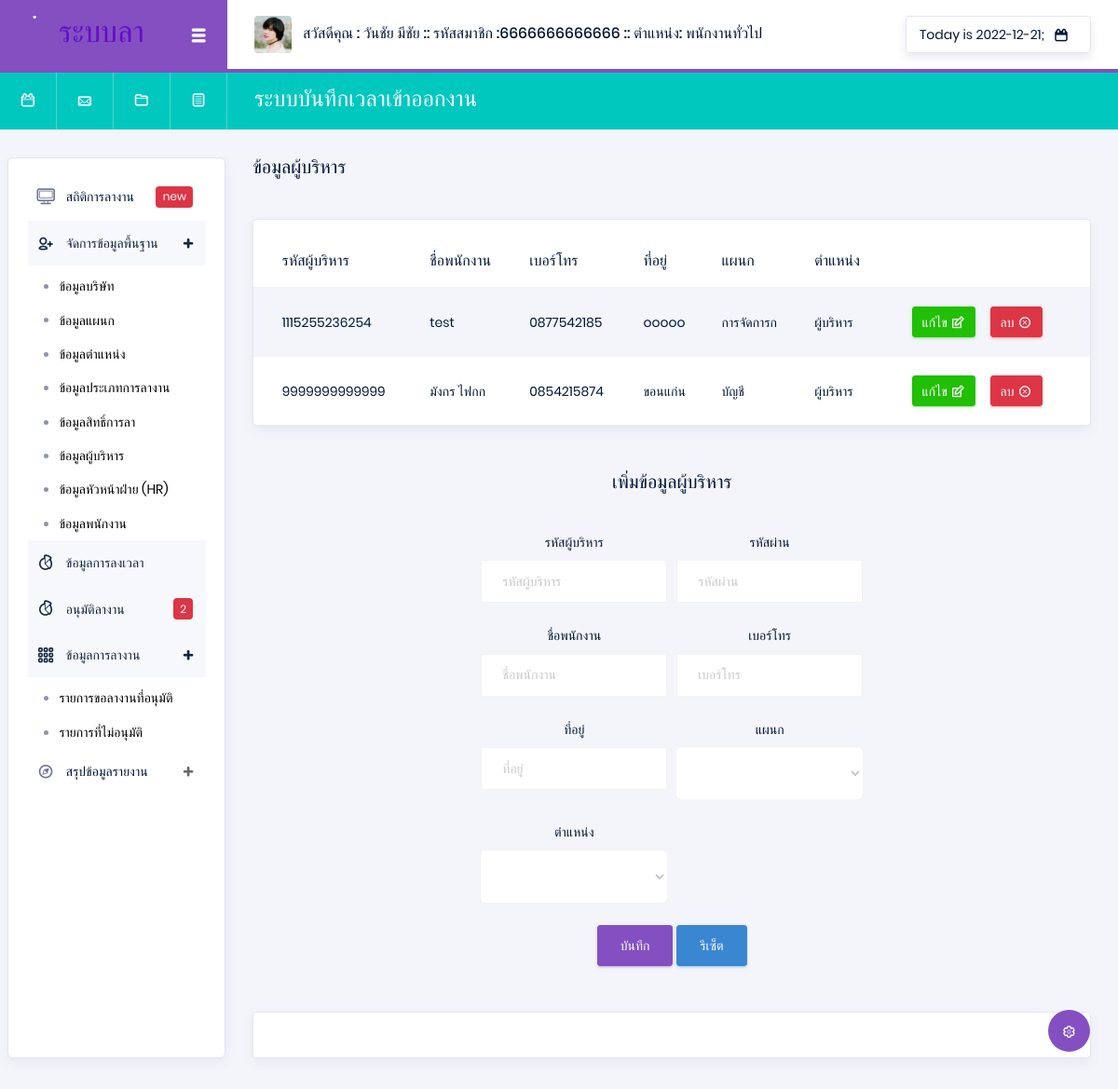
The page /index.php?p=employeeCEO (signed in) on the database as committed earlier.
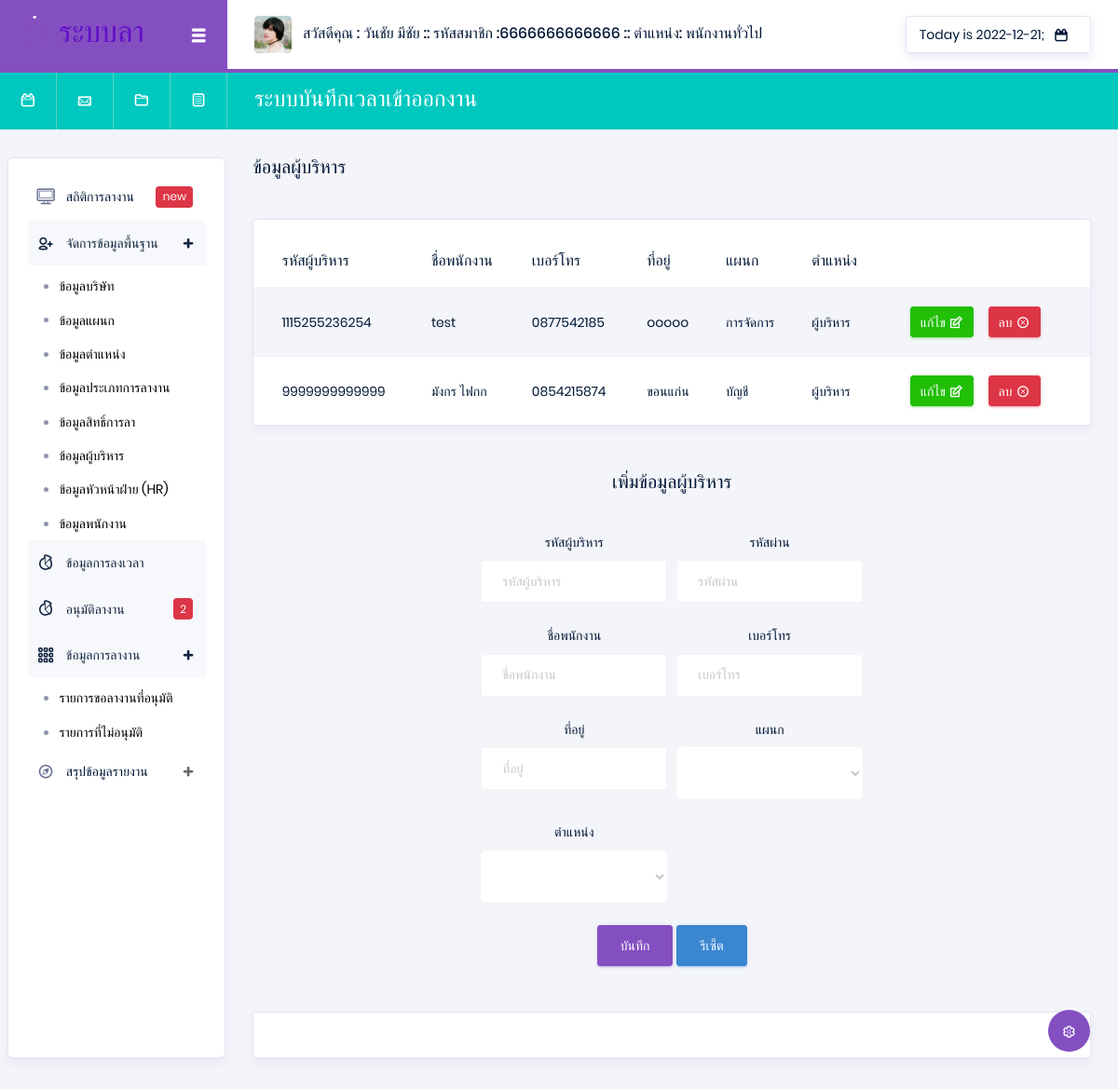
The same page on the database as committed later.
### tables this page shows
CREATE TABLE `employee` (
  `Emp_id` varchar(13) NOT NULL,
  `Emp_name` varchar(50) NOT NULL,
  `Emp_tel` varchar(10) NOT NULL,
  `Emp_address` varchar(200) NOT NULL,
  `Dep_id` varchar(13) NOT NULL,
  `Pos_id` varchar(13) NOT NULL,
  `Emp_pass` varchar(100) NOT NULL
);

CREATE TABLE `department` (
  `Dep_id` varchar(13) NOT NULL,
  `Dep_name` varchar(50) NOT NULL
);

CREATE TABLE `position` (
  `Pos_id` varchar(13) NOT NULL,
  `Pos_name` varchar(50) NOT NULL
);

### api/showData.php (called while the page is built, shortened)
<?php
@$position = "SELECT * FROM position  ";
$ps = 0;
$DataPos = [];
@$Sqlposition1 = mysqli_query($con, $position) or die("Error in query: $position ");
while ($Showposition1 = mysqli_fetch_array($Sqlposition1)) {
    $ps++;
    $DataPos[$ps]  =  $Showposition1['Pos_id'];
}
@$employeeCEO = "SELECT * FROM employee  WHERE Pos_id = '$DataPos[1]'   ";
@$SqlemployeeCEO = mysqli_query($con, $employeeCEO) or die("Error in query: $employeeCEO ");

### pages/system/employeeCEO.php (the view, shortened to what the changed rows need)
<div class="main-panel">
    <div class="content-wrapper">
        <?php
        extract(@$_GET);
        ?>
        <div class="row">
            <div class="col-md-12">
                <div class="card">
                    <div class="table-responsive pt-3">
                        <table class="table table-striped project-orders-table">
                            <thead>
                                <tr>
                                    <th class="ml-5">รหัสผู้บริหาร</th>
                                    <th>ชื่อพนักงาน</th>
                                    <th>เบอร์โทร</th>
                                    <th>ที่อยู่</th>
                                    <th>แผนก</th>
                                    <th>ตำแหน่ง</th>
                                </tr>
                            </thead>
                            <tbody>
                                <?php
                                while ($ShowmployeetCEO = mysqli_fetch_array($SqlemployeeCEO)) {
                                ?>
                                    <tr>
                                        <td> <?php echo $ShowmployeetCEO['Emp_id'] ?> </td>
                                        <td><?php echo $ShowmployeetCEO['Emp_name'] ?></td>
                                        <td><?php echo $ShowmployeetCEO['Emp_tel'] ?></td>
                                        <td><?php echo $ShowmployeetCEO['Emp_address'] ?></td>
                                        <td><?php
                                            $Dep_id = $ShowmployeetCEO['Dep_id'];
                                            @$SqlsDep = "SELECT * FROM department WHERE  Dep_id =  '$Dep_id' ";
                                            @$SqlsDepData = mysqli_query($con, $SqlsDep) or die("Error in query: $SqlsDep ");
                                            while ($ShowSqlsDepData = mysqli_fetch_array($SqlsDepData)) {
                                                @$Dep_name = $ShowSqlsDepData['Dep_name'];
                                            }
                                            echo $Dep_name;
                                            ?></td>
                                        <td><?php
                                            $Pos_id = $ShowmployeetCEO['Pos_id'];
                                            @$ShowPosition = "SELECT * FROM position WHERE  Pos_id =  '$Pos_id' ";
                                            @$SQLShowPosition = mysqli_query($con, $ShowPosition) or die("Error in query: $ShowPosition ");
                                            while ($Showposition = mysqli_fetch_array($SQLShowPosition)) {
                                                @$Pos_name = $Showposition['Pos_name'];
                                            }
                                            echo $Pos_name;
                                            ?></td>
                                        <td>
                                            <div class="d-flex align-items-center">
                                                <button type="button" data-toggle="modal" data-target="#addnullEmployee" onclick="edtiEmployee(Emp_id =<?php echo $ShowmployeetCEO['Emp_id'] ?>)" class="btn btn-success btn-sm btn-icon-text mr-3">
                                                    แก้ไข
                                                    <i class="typcn typcn-edit btn-icon-append"></i>
                                                </button>
                                                <a href="./api/api_system.php?str=deleteEmployee&str2=employeeCEO&Emp_id=<?php echo $ShowmployeetCEO['Emp_id']; ?>" onclick="return confirm('คุณแน่ใจว่าจะลบข้อมูลใช่หรือไม่');" type="button" class="btn btn-danger btn-sm btn-icon-text">
                                                    ลบ
                                                    <i class="typcn typcn-delete-outline btn-icon-append"></i>
                                                </a>
                                            </div>
                                        </td>
                                    </tr>
                                <?php } ?>
                            </tbody>
                        </table>
                    </div>
                </div>
            </div>
        </div>
        <br> <br>
    </div>
</div>

Rows that differ between the two databases and show on the page:
changed through a linked row, employee "test": Dep.Dep_name "การจัดการก" → "การจัดการ"
